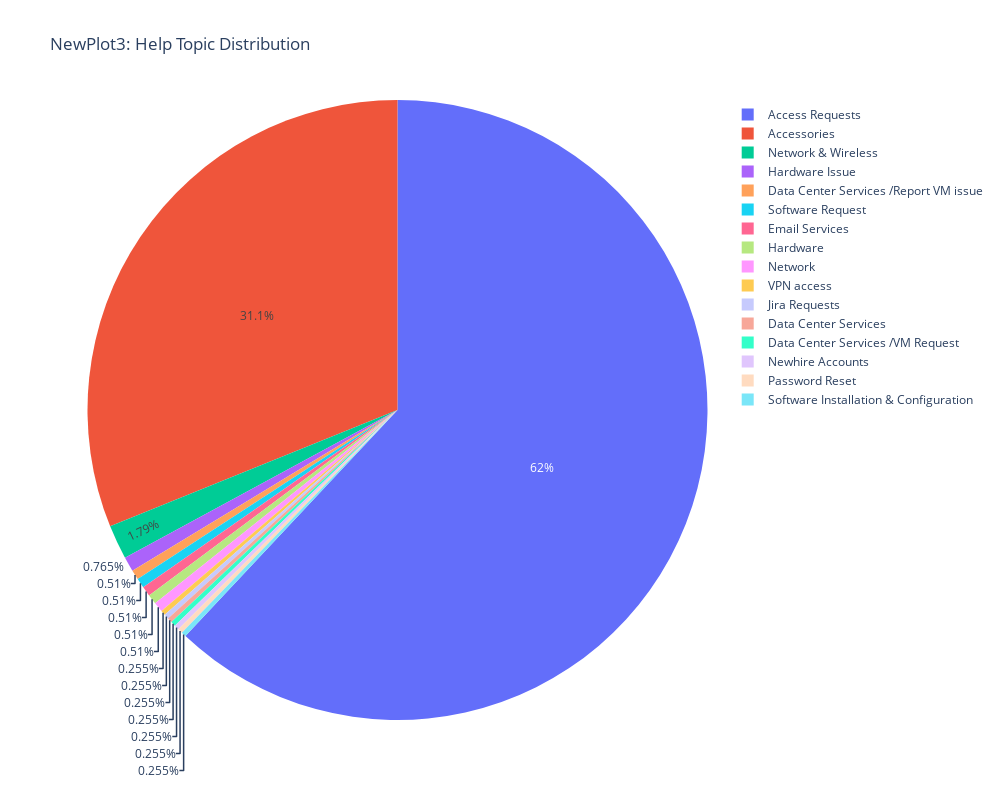

Here is the notebook cell this chart was saved with:
### Markdown cell above
***NewPLot3*** visualizes the distribution of help topics in the DataFrame, with each slice representing a different 'HelpTopic'.

### Code cell
fig = px.pie(df, names='HelpTopic', title='NewPlot3: Help Topic Distribution')

# Adjust the size of the pie chart
fig.update_layout(width=1000, height=800)  

fig.show()

### Figure 1 — Plotly figure (JSON) as saved in the notebook; plotly's stock layout.template omitted (floating-point values rounded to 4 significant figures; data arrays with more than 128 entries replaced by an {"elided": "..."} marker saying what was removed)
{"data": [{"domain": {"x": [0, 1], "y": [0, 1]}, "hovertemplate": "HelpTopic=%{label}<extra></extra>", "labels": {"elided": "392 str values"}, "legendgroup": "", "name": "", "showlegend": true, "type": "pie"}], "layout": {"height": 800, "legend": {"tracegroupgap": 0}, "title": {"text": "NewPlot3: Help Topic Distribution"}, "width": 1000}}
